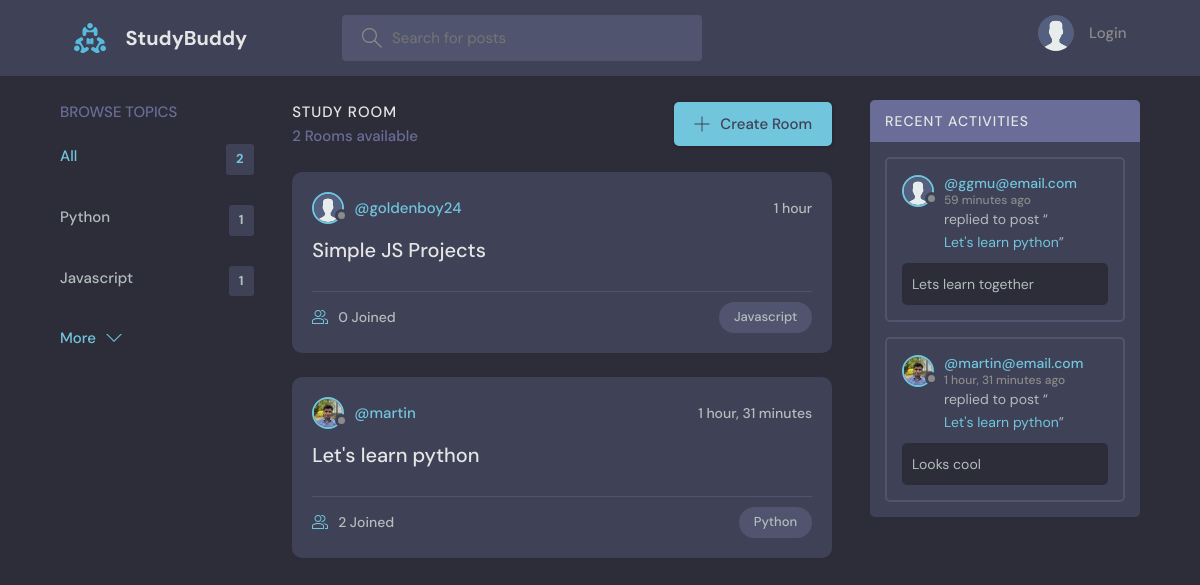
The page / on the database its author committed.
### base/models.py (models this page shows, shortened)
class Topic(models.Model):
  name = models.CharField(max_length=200)

class Room(models.Model):
  host = models.ForeignKey(User, on_delete=models.SET_NULL, null=True)
  topic = models.ForeignKey(Topic, on_delete=models.SET_NULL, null=True)
  name = models.CharField(max_length=200)
  description = models.TextField(null=True, blank=True)
  participants = models.ManyToManyField(User, related_name='participants', blank=True)
  updated = models.DateTimeField(auto_now=True)
  created = models.DateTimeField(auto_now_add=True)
  class Meta:
    ordering = ['-updated', '-created']
  def __str__(self):
    return self.name

class User(AbstractUser):
  name = models.CharField(max_length=200, null=True)
  email = models.EmailField(unique=True, null=True)
  bio = models.TextField(null=True)
  avatar = models.ImageField(null=True, default="avatar.svg")
  USERNAME_FIELD = 'email'
  REQUIRED_FIELDS = []

class Message(models.Model):
  user = models.ForeignKey(User, on_delete=models.CASCADE) #Cascade to delete when foreign key is deleted
  room = models.ForeignKey(Room, on_delete=models.CASCADE)
  body = models.TextField()
  updated = models.DateTimeField(auto_now=True)
  created = models.DateTimeField(auto_now_add=True)
  class Meta:
    ordering = ['-updated', '-created']

### base/views.py (the view)
# urls.py: path('', views.home, name="home"),
def home(request):
  q = request.GET.get('q') if request.GET.get('q') != None else ''
  rooms = Room.objects.filter(
    Q(topic__name__icontains=q) |
    Q(name__icontains=q) |
    Q(description__icontains=q)
    )
  topics = Topic.objects.all()[0:5]
  room_count = rooms.count()
  roomMessages = Message.objects.filter(Q(room__topic__name__icontains=q))
  return render(request, 'base/home.html', {'rooms': rooms, 'topics': topics, 'room_count': room_count, 'roomMessages': roomMessages})

### base/templates/base/home.html (shortened to what this page needs)
{% extends 'main.html' %}
{%block content%}
    <main class="layout layout--3">
      <div class="container">
        {% include 'base/topics_component.html' %}
        <div class="roomList">
          <div class="roomList__header">
            <div>
              <h2>Study Room</h2>
              <p>{{room_count}} Rooms available</p>
            </div>
            <a class="btn btn--main" href="{% url 'create-room' %}">
              <svg version="1.1" xmlns="http://www.w3.org/2000/svg" width="32" height="32" viewBox="0 0 32 32">
                <title>add</title>
                <path
                  d="M16.943 0.943h-1.885v14.115h-14.115v1.885h14.115v14.115h1.885v-14.115h14.115v-1.885h-14.115v-14.115z"
                ></path>
              </svg>
              Create Room
            </a>
          </div>
          {% include 'base/feed_component.html' %}
        </div>
        {%include 'base/activity_component.html' %}
      </div>
    </main>
    {%endblock content%}

### base/templates/base/topics_component.html
<div class="topics">
  <div class="topics__header">
    <h2>Browse Topics</h2>
  </div>
  <ul class="topics__list">
    <li>
      <a href="{% url 'home' %}" class="active">All <span>{{topics.count}}</span></a>
    </li>
    {% for topic in topics %}
    <li>
      <a href="{% url 'home' %}?q={{topic.name}}">{{topic.name}}<span>{{topic.room_set.all.count}}</span></a>
    </li>
    {%endfor%}
  </ul>
  <a class="btn btn--link" href="{% url 'topics' %}">
    More
    <svg version="1.1" xmlns="http://www.w3.org/2000/svg" width="32" height="32" viewBox="0 0 32 32">
      <title>chevron-down</title>
      <path d="M16 21l-13-13h-3l16 16 16-16h-3l-13 13z"></path>
    </svg>
  </a>
</div>

### base/templates/base/feed_component.html (shortened to what this page needs)
{% for room in rooms %}
<div class="roomListRoom">
  <div class="roomListRoom__header">
    <a href="{% url 'user-profile' room.host.id %}" class="roomListRoom__author">
      <div class="avatar avatar--small">
        <img src="{{room.host.avatar.url}}" />
      </div>
      <span>@{{room.host.username}}</span>
    </a>
    <div class="roomListRoom__actions">
      <span>{{room.created|timesince}}</span>
    </div>
  </div>
  <div class="roomListRoom__content">
    <a href="/room/{{room.id}}">{{room.name}}</a>
  </div>
  <div class="roomListRoom__meta">
    <a href="/room/{{room.id}}" class="roomListRoom__joined">
      {{room.participants.all.count}} Joined
    </a>
    <p class="roomListRoom__topic">{{room.topic.name}}</p>
  </div>
</div>
{% endfor %}

### base/templates/base/activity_component.html (shortened to what this page needs)
<div class="activities">
  <div class="activities__header">
    <h2>Recent Activities</h2>
  </div>
  {% for message in roomMessages %}
  <div class="activities__box">
    <div class="activities__boxHeader roomListRoom__header">
      <a href="{% url 'user-profile' message.user.id %}" class="roomListRoom__author">
        <div class="avatar avatar--small">
          <img src="{{message.user.avatar.url}}" />
        </div>
        <p>
          @{{message.user}}
          <span>{{message.created|timesince}} ago</span>
        </p>
      </a>
    </div>
    <div class="activities__boxContent">
      <p>replied to post “<a href="{% url 'room' message.room.id %}">{{message.room}}</a>”</p>
      <div class="activities__boxRoomContent">
        {{message.body}}      </div>
    </div>
  </div>
  {% endfor %}
</div>

### rows shown on the page
Topic: name "Python", room_set.all.count "1"
Topic: name "Javascript", room_set.all.count "1"
Room: host.avatar (placeholder picture), host.username "goldenboy24", created "1 hour", name "Simple JS Projects", participants.all.count "0", topic.name "Javascript"
Room: host.avatar (picture), host.username "martin", created "1 hour, 31 minutes", name "Let's learn python", participants.all.count "2", topic.name "Python"
Message: user.avatar (placeholder picture), user "ggmu@email.com", created "59 minutes", room "Let's learn python", body "Lets learn together"
Message: user.avatar (picture), user "martin@email.com", created "1 hour, 31 minutes", room "Let's learn python", body "Looks cool"

### other values the page prints
{{ topics.count }} "2"
{{ room_count }} "2"
